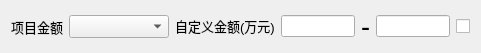
   <widget class="QWidget" name="layoutWidget_5">
    <property name="geometry">
     <rect>
      <x>10</x>
      <y>480</y>
      <width>481</width>
      <height>39</height>
     </rect>
    </property>
    <layout class="QHBoxLayout" name="horizontalLayout_19">
     <item>
      <layout class="QHBoxLayout" name="horizontalLayout_17">
       <item>
        <widget class="QLabel" name="label_15">
         <property name="font">
          <font>
           <pointsize>10</pointsize>
           <bold>false</bold>
           <underline>false</underline>
           <stylestrategy>PreferDefault</stylestrategy>
          </font>
         </property>
         <property name="text">
          <string>项目金额</string>
         </property>
        </widget>
       </item>
       <item>
        <widget class="QComboBox" name="cb_itemAmount">
         <property name="minimumSize">
          <size>
           <width>100</width>
           <height>20</height>
          </size>
         </property>
         <property name="font">
          <font>
           <pointsize>10</pointsize>
           <bold>false</bold>
           <underline>false</underline>
           <stylestrategy>PreferDefault</stylestrategy>
          </font>
         </property>
        </widget>
       </item>
      </layout>
     </item>
     <item>
      <layout class="QHBoxLayout" name="horizontalLayout_18">
       <item>
        <widget class="QLabel" name="label_16">
         <property name="minimumSize">
          <size>
           <width>100</width>
           <height>20</height>
          </size>
         </property>
         <property name="maximumSize">
          <size>
           <width>100</width>
           <height>20</height>
          </size>
         </property>
         <property name="font">
          <font>
           <pointsize>10</pointsize>
           <bold>false</bold>
           <underline>false</underline>
           <stylestrategy>PreferDefault</stylestrategy>
          </font>
         </property>
         <property name="text">
          <string>自定义金额(万元)</string>
         </property>
        </widget>
       </item>
       <item>
        <widget class="QLineEdit" name="le_minimumAmount"/>
       </item>
       <item>
        <widget class="QLabel" name="label_17">
         <property name="font">
          <font>
           <pointsize>20</pointsize>
           <bold>false</bold>
           <underline>false</underline>
           <stylestrategy>PreferDefault</stylestrategy>
          </font>
         </property>
         <property name="text">
          <string>-</string>
         </property>
        </widget>
       </item>
       <item>
        <widget class="QLineEdit" name="le_maximunAmount"/>
       </item>
       <item>
        <widget class="QCheckBox" name="cb_customAmount">
         <property name="text">
          <string/>
         </property>
        </widget>
       </item>
      </layout>
     </item>
    </layout>
   </widget>
